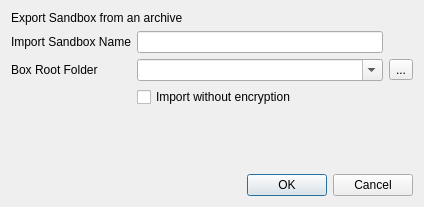
<?xml version="1.0" encoding="UTF-8"?>
<ui version="4.0">
 <class>ExtractDialog</class>
 <widget class="QDialog" name="ExtractDialog">
  <property name="geometry">
   <rect>
    <x>0</x>
    <y>0</y>
    <width>424</width>
    <height>207</height>
   </rect>
  </property>
  <property name="windowTitle">
   <string>Extract Files</string>
  </property>
  <layout class="QVBoxLayout" name="verticalLayout">
   <item>
    <layout class="QGridLayout" name="gridLayout">
     <item row="2" column="0">
      <widget class="QLabel" name="label_3">
       <property name="text">
        <string>Box Root Folder</string>
       </property>
      </widget>
     </item>
     <item row="1" column="1">
      <widget class="QLineEdit" name="txtName"/>
     </item>
     <item row="2" column="2">
      <widget class="QToolButton" name="btnRoot">
       <property name="text">
        <string>...</string>
       </property>
      </widget>
     </item>
     <item row="2" column="1">
      <widget class="QComboBox" name="cmbRoot">
       <property name="editable">
        <bool>true</bool>
       </property>
      </widget>
     </item>
     <item row="1" column="0">
      <widget class="QLabel" name="label">
       <property name="text">
        <string>Import Sandbox Name</string>
       </property>
      </widget>
     </item>
     <item row="0" column="0" colspan="2">
      <widget class="QLabel" name="label_2">
       <property name="text">
        <string>Export Sandbox from an archive</string>
       </property>
       <property name="wordWrap">
        <bool>true</bool>
       </property>
      </widget>
     </item>
     <item row="4" column="0">
      <spacer name="verticalSpacer">
       <property name="orientation">
        <enum>Qt::Vertical</enum>
       </property>
       <property name="sizeHint" stdset="0">
        <size>
         <width>20</width>
         <height>40</height>
        </size>
       </property>
      </spacer>
     </item>
     <item row="3" column="1">
      <widget class="QCheckBox" name="chkNoCrypt">
       <property name="text">
        <string>Import without encryption</string>
       </property>
      </widget>
     </item>
    </layout>
   </item>
   <item>
    <widget class="QDialogButtonBox" name="buttonBox">
     <property name="standardButtons">
      <set>QDialogButtonBox::Cancel|QDialogButtonBox::Ok</set>
     </property>
    </widget>
   </item>
  </layout>
 </widget>
 <resources/>
 <connections/>
</ui>
